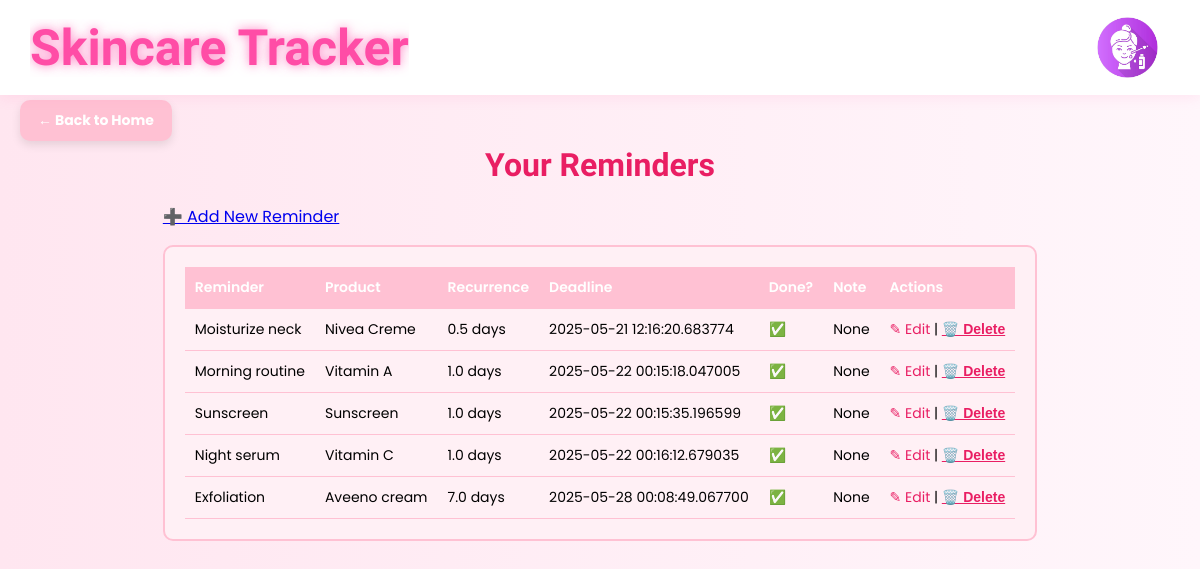
The app's page /reminder/ (signed in), older data.
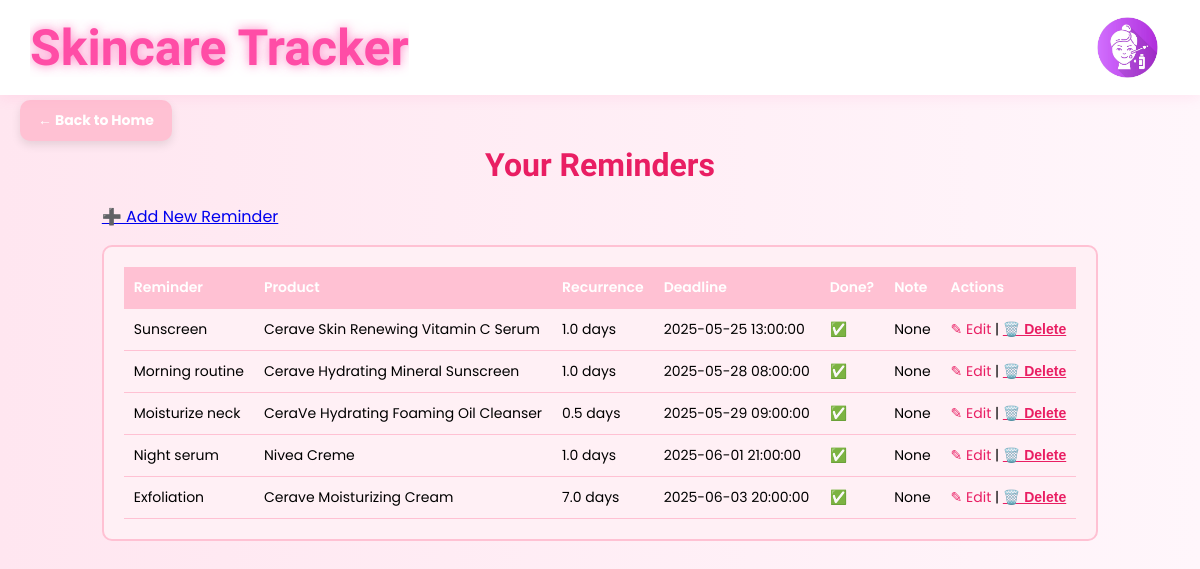
The same page, newer data.
### tables this page shows
CREATE TABLE Reminders (
    reminder_id INTEGER PRIMARY KEY AUTOINCREMENT,
    reminder_type TEXT,
    alarm_date DATETIME,
    recurrence FLOAT,  
    reminder_note TEXT,  
    user_id INTEGER NOT NULL,
    product_id INTEGER,
    FOREIGN KEY (user_id) REFERENCES Users(user_id),
    FOREIGN KEY (product_id) REFERENCES Products(product_id)
);

CREATE TABLE Products (
    product_id INTEGER PRIMARY KEY AUTOINCREMENT,
    product_name TEXT NOT NULL,
    type TEXT,
    amazon_link TEXT,
    directions TEXT,
    shelflife INTEGER,
    ingredients TEXT,
    product_pic TEXT, 
    user_id INTEGER REFERENCES Users(user_id)
);

### routes/reminder_routes.py (the view)
@reminder_bp.route("/reminder")
@reminder_bp.route("/")
def view_reminder():
    user_id = session.get("user_id", 1)
    db = __import__("app").app.get_db_connection()
    entries = db.execute(
        """
        SELECT R.*, P.product_name
        FROM Reminders R LEFT JOIN Products P ON R.product_id = P.product_id
        WHERE R.user_id = ?
        ORDER BY R.alarm_date ASC
        """,
        (user_id,),
    ).fetchall()
    db.close()
    return render_template("reminder.html", reminders=entries)

### app.py (called while the page is built)
def get_db_connection():
    conn = sqlite3.connect(st_db)
    conn.row_factory = sqlite3.Row
    return conn

### templates/reminder/reminder.html (shortened to what this page needs)
{% extends "base.html" %}
{% block content %}
<a href="/homepage" class="corner-back-btn">← Back to Home</a>
<div class="reminders-page">
    <h1 class="reminders-title">Your Reminders</h1>
    <a href="reminder/add" class="btn btn-primary mt-4">➕ Add New Reminder</a>
    <div class="reminder-table-wrapper mt-4">
        <div class="reminder-table">
            <table>
                <thead>
                    <tr>
                        <th>Reminder</th>
                        <th>Product</th>
                        <th>Recurrence</th>
                        <th>Deadline</th>
                        <th>Done?</th>
                        <th>Note</th>
                        <th>Actions</th>
                    </tr>
                </thead>
                <tbody>
                    {% if reminders %}
                    {% for r in reminders %}
                    <tr class="reminder {% if r.completed %}completed{% endif %}">
                        <td>{{ r.reminder_type|capitalize }} </td>
                        <td>{{ r.product_name }}</td>
                        <td> {{ r.recurrence }} days</td>
                        <td>{{ r.alarm_date }}</td>
                        <td><a href="reminder/update/{{ r.reminder_id }}">✅</a></td>
                        <td>{{ r.reminder_note }}</td>
                        <td>
                            <a href="reminder/edit/{{ r.reminder_id }}">✎ Edit</a> |
                            <form method="POST" action="delete/{{ r.reminder_id }}" style="display:inline;"
                                onsubmit="return confirm('Are you sure you want to delete this product?');">
                                <button type="submit" class="delete-btn">🗑️ Delete</button>
                            </form>
                        </td>
                    </tr>
                    {% endfor %}
                    {% else %}
                    <p>No reminders found.</p>
                    {% endif %}
                </tbody>
            </table>
        </div>
    </div>
</div>
{% endblock %}

### templates/base.html (shortened to what this page needs)
<!DOCTYPE html>
<html lang="en">
<head>
    <link rel="stylesheet" href="{{ url_for('static', filename='css/style.css') }}">
</head>
<body>
<div class="navbar">
    <h2 id="topTitle" onclick="window.location.href = '/';">Skincare Tracker</h2>
    <br>
    {% if session.get('user_id') %}
    <div class="user-dropdown">
        <img src="{{ url_for('static', filename='images/skincare-user-icon.png') }}" alt="User" class="user-icon" onclick="toggleDropdown()">
    </div>
    {% endif %}
</div>
<div class="container">
    {% block content %}{% endblock %}
</div>
</body>
</html>

### static/css/style.css (style rules this page uses)
body { font-family: 'Poppins', sans-serif; background: linear-gradient(to right, #ffe6f0, #fff6fb); margin: 0; padding: 0; }
.navbar { background-color: #ffffff; padding: 15px 30px; box-shadow: 0 4px 12px rgba(255, 105, 180, 0.1); display: flex; align-items: center; justify-content: space-between; position: sticky; top: 0; z-index: 10; }
.navbar { z-index: 10; position: relative; }
.navbar h2 { margin: 0; font-size: 50px; font-family: 'Dancing Script', cursive; font-weight: 700; color: #ff4da6; position: relative; overflow: hidden; animation: sparkleReveal 2s ease-out forwards; }
.navbar h2::after { content: ""; position: absolute; top: 0; left: -100%; width: 100%; height: 100%; background: url("../images/sparkle-overlay.gif") no-repeat center; background-size: cover; animation: sparkleSwipe 2s forwards; pointer-events: none; }
.container { display: flex; justify-content: center; align-items: center; gap: 50px; position: relative; z-index: 1; }
.user-dropdown { position: relative; display: flex; align-items: center; margin-left: auto; margin-right: 10px; }
.user-icon { width: 65px; height: 65px; object-fit: cover; border-radius: 50%; cursor: pointer; transition: transform 0.2s ease-in-out; }
.delete-btn { background: none; border: none; color: #ff5c8a; cursor: pointer; font-size: 1em; padding: 0; text-decoration: underline; }
.corner-back-btn { position: fixed; top: 100px; left: 20px; background-color: #ffc1d3; color: white; font-weight: bold; padding: 10px 18px; border-radius: 10px; text-align: center; text-decoration: none; font-size: 14px; z-index: 999; box-shadow: 0 4px 10px rgba(0, 0, 0, 0.1); transition: background 0.2s ease-in-out; }

### templates/reminder/reminder.html (style rules this page uses)
.reminders-page { padding: 30px; }
.reminders-title { text-align: center; font-family: 'Dancing Script', cursive; color: #e91e63; font-size: 32px; margin-bottom: 20px; }
.reminder-table-wrapper { max-height: 500px; overflow-y: auto; border-radius: 10px; border: 2px solid #ffc1d3; background: #fff0f5; padding: 20px; }
.reminder-table table { width: 100%; border-collapse: collapse; font-family: 'Poppins', sans-serif; font-size: 14px; }
.reminder-table th, .reminder-table td { border-bottom: 1px solid #ffc1d3; padding: 10px; text-align: left; vertical-align: top; }
.reminder-table th { background-color: #ffc1d3; color: white; font-weight: 600; }
.reminder-table td a { color: #e91e63; text-decoration: none; }
.reminder-table .delete-btn { background: none; color: #e91e63; border: none; font-weight: bold; cursor: pointer; }
.corner-back-btn { position: fixed; top: 100px; left: 20px; background-color: #ffc1d3; color: white; font-weight: bold; padding: 10px 18px; border-radius: 10px; text-align: center; text-decoration: none; font-size: 14px; z-index: 999; box-shadow: 0 4px 10px rgba(0, 0, 0, 0.1); transition: background 0.2s ease-in-out; }

Row changes from the older to the newer data that the page shows:
changed Reminders "Sunscreen": product_name "Sunscreen" → "Cerave Skin Renewing Vitamin C Serum"; alarm_date "2025-05-22 00:15:35.196599" → "2025-05-25 13:00:00"; moves up the list
changed Reminders "Morning routine": product_name "Vitamin A" → "Cerave Hydrating Mineral Sunscreen"; alarm_date "2025-05-22 00:15:18.047005" → "2025-05-28 08:00:00"; moves down the list
changed Reminders "Moisturize neck": product_name "Nivea Creme" → "CeraVe Hydrating Foaming Oil Cleanser"; alarm_date "2025-05-21 12:16:20.683774" → "2025-05-29 09:00:00"
changed Reminders "Night serum": product_name "Vitamin C" → "Nivea Creme"; alarm_date "2025-05-22 00:16:12.679035" → "2025-06-01 21:00:00"
changed Reminders "Exfoliation": product_name "Aveeno cream" → "Cerave Moisturizing Cream"; alarm_date "2025-05-28 00:08:49.067700" → "2025-06-03 20:00:00"
